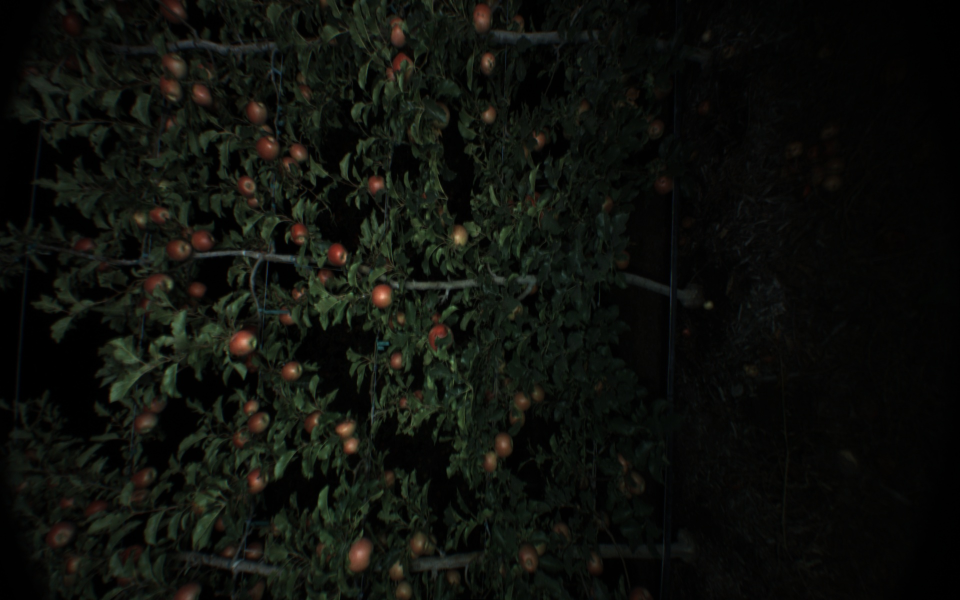
#> input picture detection/data/frame0004.png, 1920 x 1200 px (shown at 1/2 size)
$ jupyter execute --allow-errors gnb.ipynb   (shell and % lines are left out)   (older library calls are emulated)
#> lines starting #> are read from the running program, lines starting #| are printed output that depends on the picture; after the words box and inside, x2 and y2 are one past the last pixel; in counts of white or black regions, pixels touching at a corner belong together
### detection/aye/preprocessing.py
from __future__ import print_function, division, absolute_import
import cv2
import os
import numpy as np
from aye.bounding_box import extract_bbox


def resize_image(image, k, interpolation=cv2.INTER_NEAREST):
    return cv2.resize(image, None, fx=k, fy=k, interpolation=interpolation)


# [27 lines left out: functions prepare_data, convert_image_colorspace, not called in this run]


class DataReader(object):
    # [35 lines left out: functions __init__, read_image, get_label_filename, read_image_with_label, rotate_image, not called in this run]


class Samples(object):
    v_thresh = 20

    # [155 lines left out: functions __init__, extract, Xy_pos, Xy_neg, Xy_both, X and 1 more, not called in this run]

### detection/notebook/gnb.ipynb
[cell 1]
# For loading data and colorspace conversion
import cv2

import numpy as np
import numpy.ma as ma
import matplotlib.pyplot as plt
from mpl_toolkits.mplot3d import Axes3D

# For classification/detection
from sklearn import naive_bayes
from sklearn.preprocessing import StandardScaler
from sklearn.grid_search import GridSearchCV

[cell 2]
# Get current dir
import os
cwd = os.getcwd()

[cell 3]
# Import aye
import sys
sys.path.append(os.path.join(cwd, '..'))
from aye.preprocessing import resize_image

[cell 4]
# Get data dir
data_dir = os.path.join(cwd, '../data')
print('data_dir: ', data_dir)

[cell 5]
# Read image
im_bgr = cv2.imread(os.path.join(data_dir, 'frame0004.png'))
#> im_bgr is the input picture: shape (1200, 1920, 3); mean B, G, R 11.4, 15.8, 13.9
im_pos = cv2.imread(os.path.join(data_dir, 'frame0004_positive.png'), cv2.IMREAD_GRAYSCALE)
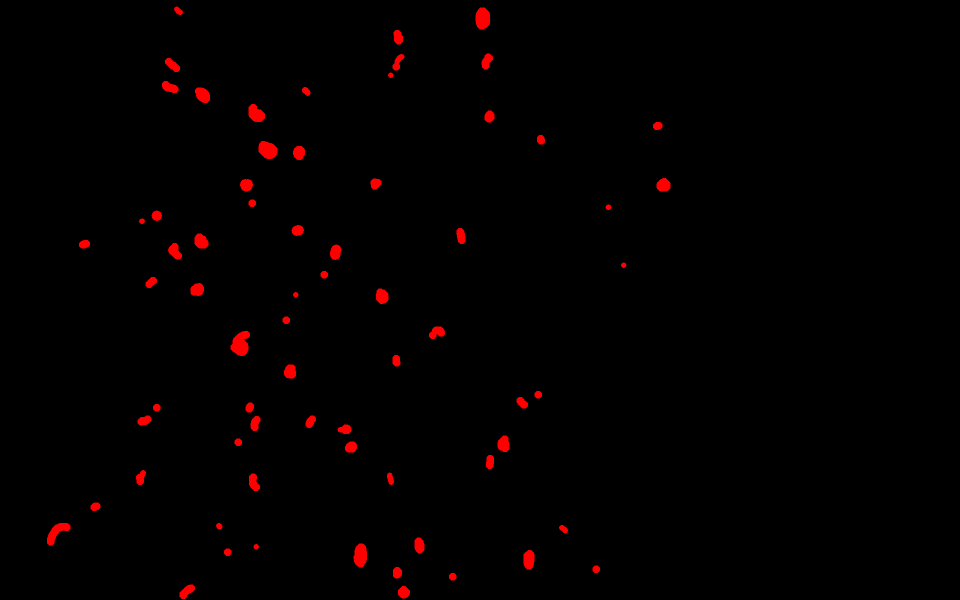
#> input picture detection/data/frame0004_positive.png, 1920 x 1200 px (shown at 1/2 size)
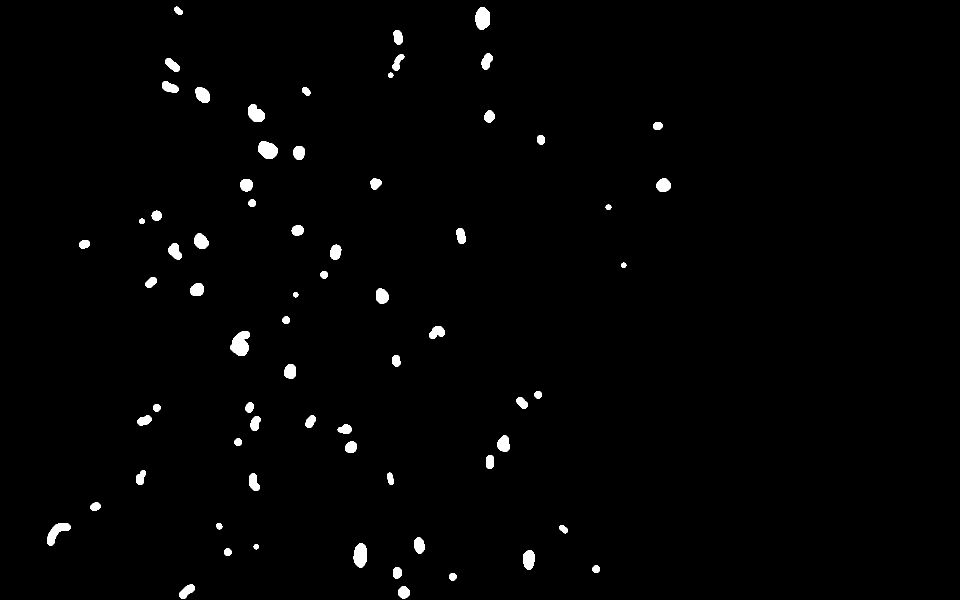
#> im_pos: shape (1200, 1920) (shown at 1/2 size); values 0 (black) and 76 (white), 1.3% white; 69 white regions, largest, box (x1, y1, x2, y2) and area: (461, 662, 500, 712) 1348, (951, 15, 980, 59) 1050, (517, 282, 555, 318) 1041
im_neg = cv2.imread(os.path.join(data_dir, 'frame0004_negative.png'), cv2.IMREAD_GRAYSCALE)
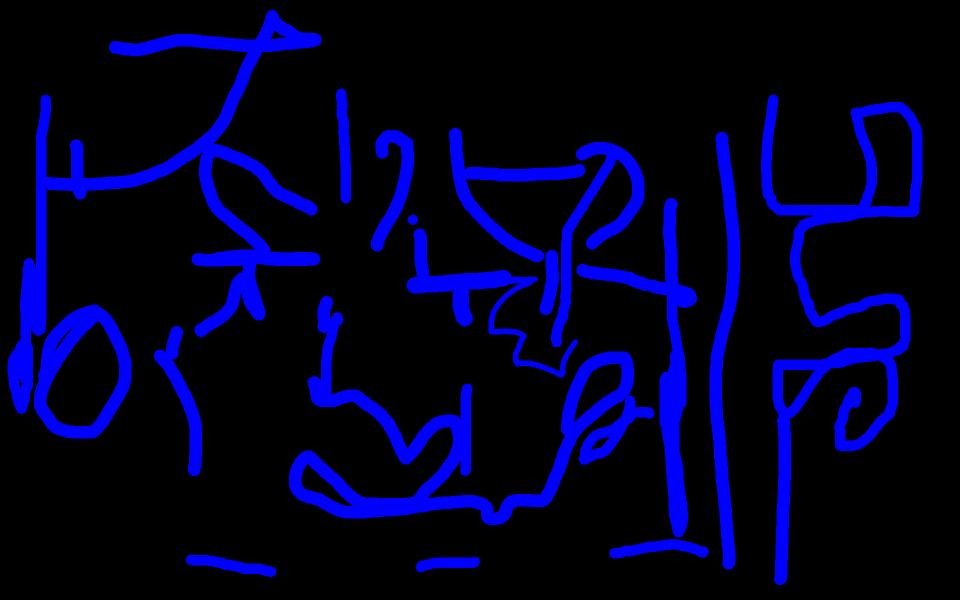
#> input picture detection/data/frame0004_negative.png, 1920 x 1200 px (shown at 1/2 size)
#> im_neg: shape (1200, 1920); values 0 (black) and 29 (white), 15.4% white; 17 white regions, largest, box (x1, y1, x2, y2) and area: (15, 20, 643, 828) 77023, (578, 592, 1309, 1050) 64721, (1522, 189, 1845, 1170) 59856

# Resize image to quater
k = 0.25
im_pos = resize_image(im_pos, k)
#> in resize_image, `return cv2.resize(image, None, fx=k, fy=k, interpolation=interpolation)`: returned value: shape (300, 480); values 0 (black) and 76 (white), 1.3% white; 69 white regions (26 under 20 px), largest, box (x1, y1, x2, y2) and area: (116, 166, 125, 178) 83, (238, 4, 245, 15) 64, (177, 272, 184, 284) 64
im_neg = resize_image(im_neg, k)
#> in resize_image (call 2), `return cv2.resize(image, None, fx=k, fy=k, interpolation=interpolation)`: returned value: shape (300, 480); values 0 (black) and 29 (white), 15.4% white; 17 white regions, largest, box (x1, y1, x2, y2) and area: (4, 5, 161, 207) 4863, (145, 148, 328, 263) 4049, (381, 48, 462, 293) 3762
im_bgr = resize_image(im_bgr, k)

# Visualization
fig = plt.figure(figsize=(18, 6))
ax = fig.add_subplot(1, 3, 1)
ax.imshow(im_bgr)
ax.set_title('bgr image')
ax = fig.add_subplot(1, 3, 2)
ax.imshow(im_pos, cmap=plt.cm.Greys)
ax.set_title('positive label')
ax = fig.add_subplot(1, 3, 3)
ax.imshow(im_neg, cmap=plt.cm.Greys)
ax.set_title('negative label')
#> figure, not shown here; B, G, R data is drawn as R, G, B

[cell 6]
# Covert image to different colorspaces
im_hsv = cv2.cvtColor(im_bgr, cv2.COLOR_BGR2HSV)
#> im_hsv: shape (300, 480, 3); mean H, S, V 37.5, 78.6, 16.8
im_lab = cv2.cvtColor(im_bgr, cv2.COLOR_BGR2LAB)
#> im_lab: shape (300, 480, 3); mean of channels 0, 1, 2 13.8, 126.4, 130.4

# Visualization
fig = plt.figure(figsize=(18, 6))
ax = fig.add_subplot(1, 3, 1)
ax.imshow(im_bgr)
ax.set_title('bgr image')
ax = fig.add_subplot(1, 3, 2)
ax.imshow(im_hsv)
ax.set_title('hsv image')
ax = fig.add_subplot(1, 3, 3)

ax.imshow(im_lab)
ax.set_title('lab image')
#> figure, not shown here; B, G, R data is drawn as R, G, B

[cell 7]
# Thresholding based on v values in hsv
v = im_hsv[:,:,-1]
v_thresh = 20
mask_v = (v > v_thresh) & (v < 255 - v_thresh)
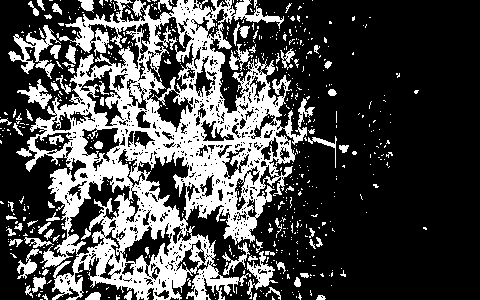
#> mask_v: shape (300, 480) bool; 29.7% white; 576 white regions (501 under 20 px), largest, box (x1, y1, x2, y2) and area: (16, 0, 315, 300) 35119, (8, 25, 61, 79) 857, (247, 251, 278, 299) 483

[cell 8]
# Extract training and testing data
mask_pos = im_pos > 0
mask_neg = im_neg > 0

mask_pos_v = mask_pos & mask_v
mask_neg_v = mask_neg & mask_v
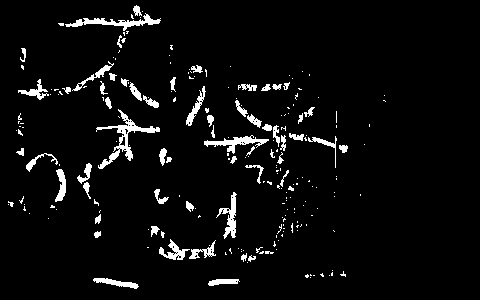
#> mask_neg_v: shape (300, 480) bool; 4.8% white; 224 white regions (163 under 20 px), largest, box (x1, y1, x2, y2) and area: (96, 109, 160, 169) 699, (65, 13, 161, 31) 497, (204, 135, 269, 154) 404

X_train_pos_bgr = im_bgr[mask_pos_v]
#> X_train_pos_bgr = 1811 rows, first 8: [48, 58, 82], [40, 50, 74], [27, 39, 81], [29, 38, 81], [27, 35, 75], [58, 67, 94], [54, 61, 81], [41, 47, 66]
X_train_pos_hsv = im_hsv[mask_pos_v]
#> X_train_pos_hsv = 1811 rows, first 8: [9, 106, 82], [9, 117, 74], [7, 170, 81], [5, 164, 81], [5, 163, 75], [7, 98, 94], [8, 85, 81], [7, 97, 66]
X_train_pos_lab = im_lab[mask_pos_v]
#> X_train_pos_lab = 1811 rows, first 8: [68, 137, 138], [59, 137, 139], [54, 146, 145], [54, 147, 143], [49, 145, 143], [80, 138, 138], [71, 136, 136], [54, 136, 135]

X_train_neg_bgr = im_bgr[mask_neg_v]
X_train_neg_hsv = im_hsv[mask_neg_v]
X_train_neg_lab = im_lab[mask_neg_v]

# Visualization
r = 2
fig = plt.figure(figsize=(18, 6))
ax = fig.add_subplot(131, projection='3d')
ax.scatter(X_train_pos_bgr[::r, 0], X_train_pos_bgr[::r, 1], X_train_pos_bgr[::r, 2], c='r')
ax.scatter(X_train_neg_bgr[::r, 0], X_train_neg_bgr[::r, 1], X_train_neg_bgr[::r, 2], c='b')
ax.set_xlabel('b')
ax.set_ylabel('g')
ax.set_zlabel('r')
ax = fig.add_subplot(132, projection='3d')
ax.scatter(X_train_pos_hsv[::r, 0], X_train_pos_hsv[::r, 1], X_train_pos_hsv[::r, 2], c='r')
ax.scatter(X_train_neg_hsv[::r, 0], X_train_neg_hsv[::r, 1], X_train_neg_hsv[::r, 2], c='b')
ax.set_xlabel('h')
ax.set_ylabel('s')
ax.set_zlabel('v')
ax = fig.add_subplot(133, projection='3d')
ax.scatter(X_train_pos_lab[::r, 0], X_train_pos_lab[::r, 1], X_train_pos_lab[::r, 2], c='r')
ax.scatter(X_train_neg_lab[::r, 0], X_train_neg_lab[::r, 1], X_train_neg_lab[::r, 2], c='b')
ax.set_xlabel('L')
ax.set_ylabel('a')
ax.set_zlabel('b')
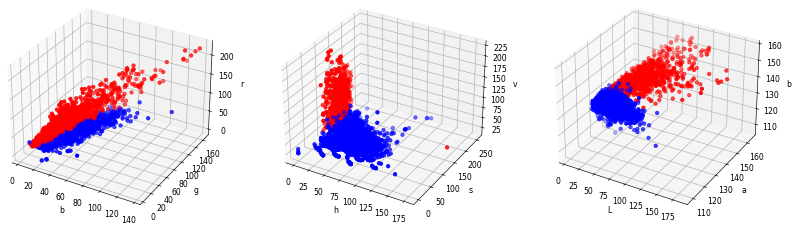
#> figure drawn by matplotlib, 3 panels

[cell 9]
# Make a big feature vector
X_train_pos = np.hstack((X_train_pos_bgr, X_train_pos_hsv, X_train_pos_lab))
X_train_neg = np.hstack((X_train_neg_bgr, X_train_neg_hsv, X_train_neg_lab))
# Just to make both labels have similar amount of samples
X_train_neg = X_train_neg[::2]
X_train = np.vstack((X_train_pos, X_train_neg))
X_train = np.array(X_train, float)
print('X_train_pos: ', X_train_pos.shape)
#| X_train_pos:  (1811, 9)
print('X_train_neg: ', X_train_neg.shape)
#| X_train_neg:  (3439, 9)

Y_train_pos = np.ones((np.size(X_train_pos, axis=0),))
#> Y_train_pos = 1811 values from 1 to 1
Y_train_neg = np.zeros((np.size(X_train_neg, axis=0),))
#> Y_train_neg = 3439 values from 0 to 0
Y_train = np.hstack((Y_train_pos, Y_train_neg))

print('X_train: ', X_train.shape)
#| X_train:  (5250, 9)
print('Y_train: ', Y_train.shape)
#| Y_train:  (5250,)

[cell 10]
# Preprocessing
scaler = StandardScaler()
X_train_scaled = scaler.fit_transform(X_train)

[cell 11]
# Use SVM for classification
clf = naive_bayes.GaussianNB()
clf.fit(X_train_scaled, Y_train)

[cell 12]
# Tuned SVM
tuned_parameters = [{'kernel': ['rbf', 'linear'], 'C': [0.01, 0.1, 1, 1 ,10]}]
#> (the rest of this cell did not finish here and is left out)

[cell 13]
print("All Scores for Parameters: ")
#> (the rest of this cell did not finish here and is left out)

[cell 14]
# Load another photo for testing
im_bgr_test = cv2.imread(os.path.join(data_dir, 'frame0001.png'))
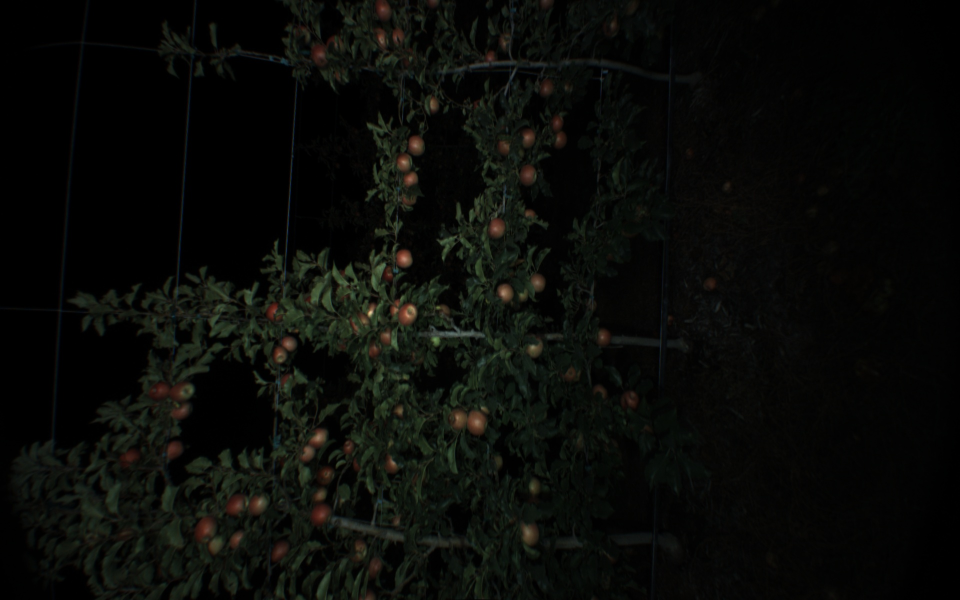
#> input picture detection/data/frame0001.png, 1920 x 1200 px (shown at 1/2 size)
#> im_bgr_test is the input picture: shape (1200, 1920, 3); mean B, G, R 7.7, 10.6, 9.3
im_bgr_test = resize_image(im_bgr_test, k)
im_hsv_test = cv2.cvtColor(im_bgr_test, cv2.COLOR_BGR2HSV)
#> im_hsv_test: shape (300, 480, 3); mean H, S, V 29.4, 64.7, 11.2
im_lab_test = cv2.cvtColor(im_bgr_test, cv2.COLOR_BGR2LAB)
#> im_lab_test: shape (300, 480, 3); mean of channels 0, 1, 2 8.9, 127, 129.6

[cell 15]
# Create a big feature vector for testing
h, w, c = np.shape(im_bgr_test)
#> h = 300; w = 480; c = 3
X_test_bgr = np.reshape(im_bgr_test, (h * w, -1))
X_test_hsv = np.reshape(im_hsv_test, (h * w, -1))
X_test_lab = np.reshape(im_lab_test, (h * w, -1))
X_test = np.hstack((X_test_bgr, X_test_hsv, X_test_lab))
X_test = np.array(X_test, float)

# Scale test data
X_test_scaled = scaler.transform(X_test)
print(X_test_scaled.shape)
#| (144000, 9)

[cell 16]
# Instead of using all the data, we generate anther mask based on v value
mask_v_test = (im_hsv_test[:,:,-1] > v_thresh) & (im_hsv_test[:,:,-1] < 255 - v_thresh)
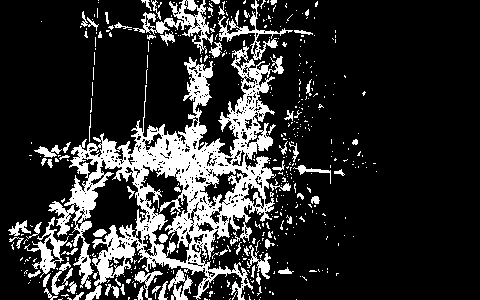
#> mask_v_test: shape (300, 480) bool; 18.7% white; 506 white regions (435 under 20 px), largest, box (x1, y1, x2, y2) and area: (48, 46, 284, 300) 18444, (133, 0, 213, 54) 1194, (218, 0, 293, 60) 750

mask_v_test = np.reshape(mask_v_test, (-1, ))
X_test_scaled_masked = X_test_scaled[mask_v_test, :]

[cell 17]
Y_test_masked = clf.predict(X_test_scaled_masked)

[cell 18]
Y_test = clf.predict(X_test_scaled)

#> (a cell that did not finish here is left out)

[cell 20]
fig = plt.figure(figsize=(6, 6))
bw_test = np.reshape(Y_test, (h , w))
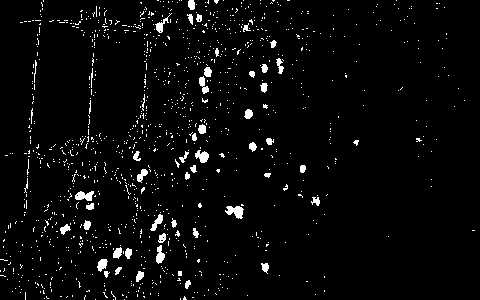
#> bw_test: shape (300, 480) float64; values 0 (black) and 1 (white), 3.6% white; 1122 white regions (1070 under 20 px), largest, box (x1, y1, x2, y2) and area: (225, 206, 244, 219) 153, (75, 191, 94, 201) 130, (195, 150, 209, 163) 117
bw_test = bw_test > 0
plt.imshow(bw_test, cmap=plt.cm.Greys)

[cell 21]
print('Y_test_masked: ', Y_test_masked.shape)
#| Y_test_masked:  (26869,)
print('mask_v_test:', mask_v_test.shape)
#| mask_v_test: (144000,)

# Unnecessarily complicated
idx_ij = np.where(mask_v_test)
# idx is an array of indices that is masked out by v value
idx = np.array(np.where(mask_v_test)).T
# We only care about those indices that are classified as apple
idx = idx[Y_test_masked > 0]
#> idx = 2911 values from 189 to 143706
bw = np.zeros((h * w,))
bw[idx] = 1
bw = np.reshape(bw, (h, w))
plt.imshow(bw, cmap=plt.cm.Greys)
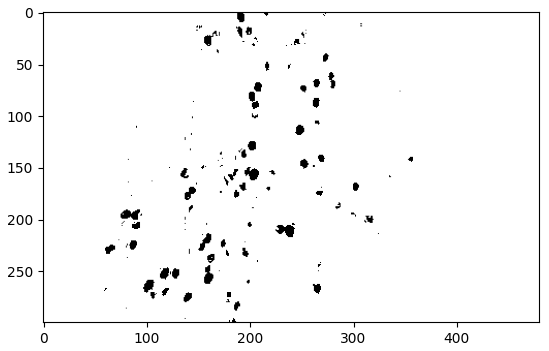
#> figure drawn by matplotlib, 1 panel
